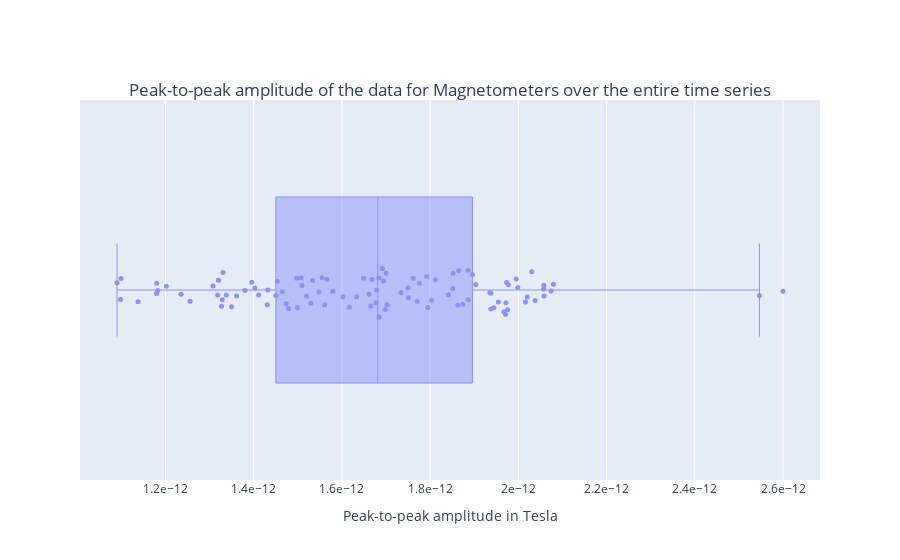
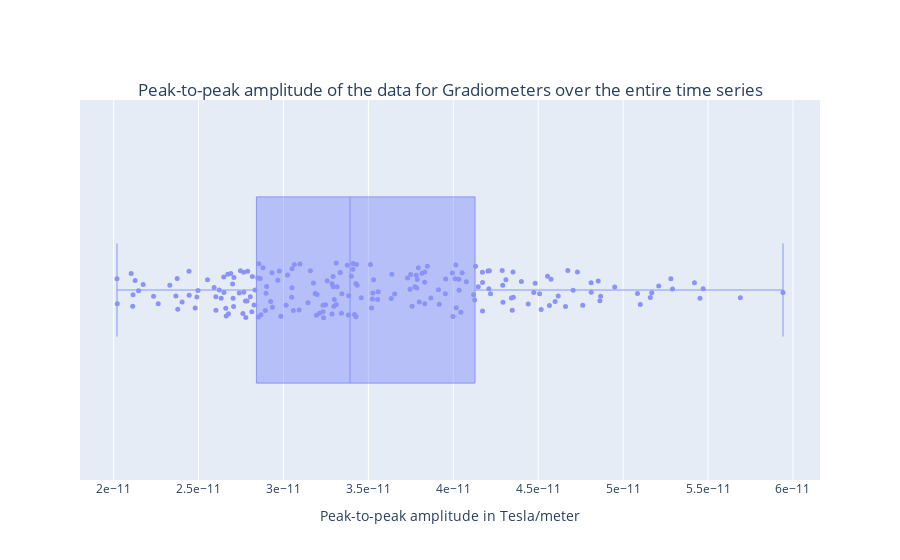
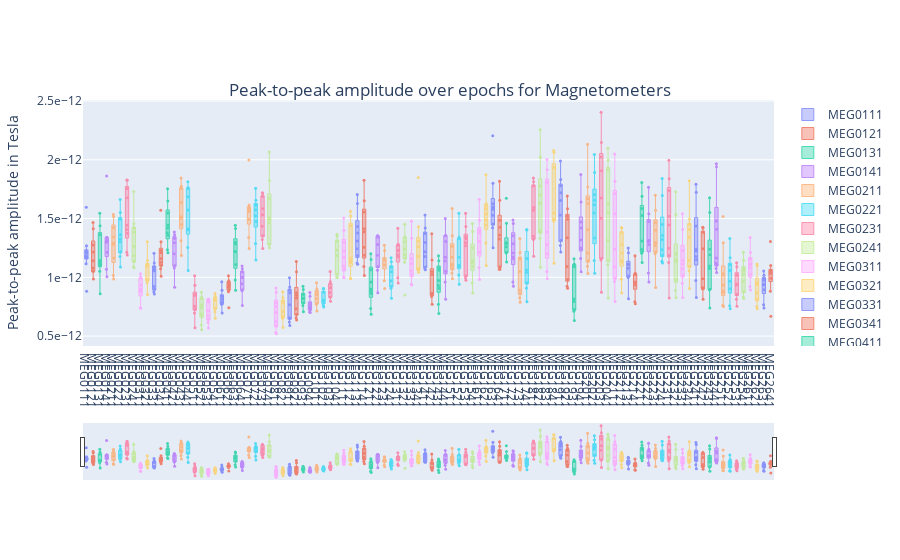
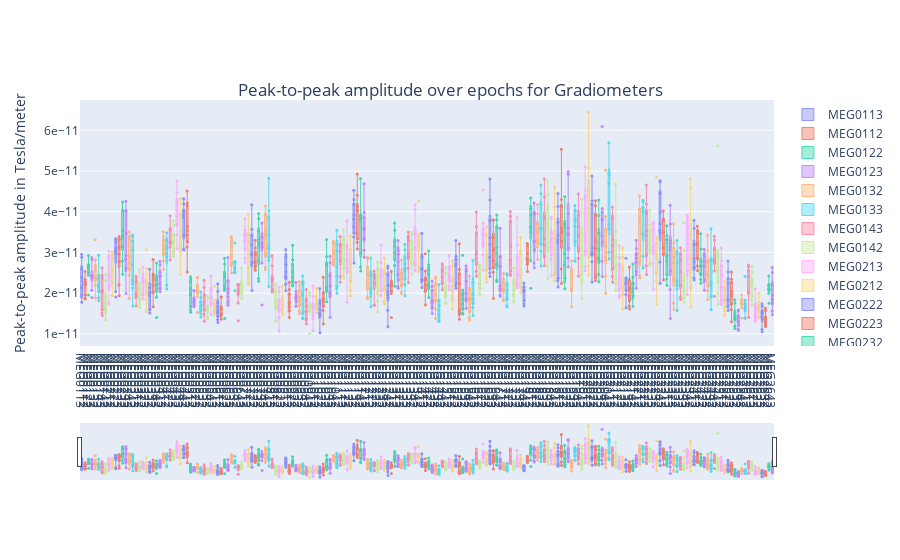

Source (notebook cell) for these figures, in order:
### Code cell
#%% TRY TO SAVE DERIVATIVE FROM BIDS DATASET HERE:

config_file_name = 'settings.ini'
make_derivative_meg_qc(config_file_name)
